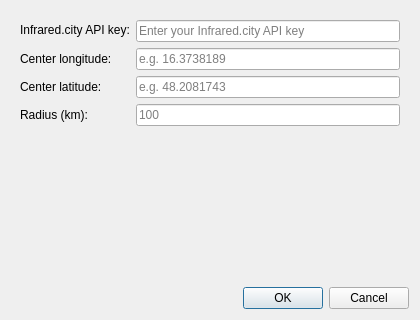
<?xml version="1.0" encoding="UTF-8"?>
<ui version="4.0">
 <class>InfraredCityFetchWeatherFileNamesDialog</class>
 <widget class="QDialog" name="InfraredFetchWeatherFileNamesDialog">
  <property name="geometry">
   <rect>
    <x>0</x>
    <y>0</y>
    <width>420</width>
    <height>320</height>
   </rect>
  </property>
  <property name="windowTitle">
   <string>Fetch closest weatherfile names</string>
  </property>

  <layout class="QVBoxLayout" name="verticalLayout">
   <!-- Form area: label + input rows -->
   <item>
    <widget class="QWidget" name="formWidget">
     <layout class="QFormLayout" name="formLayout">
      <item row="0" column="0">
       <widget class="QLabel" name="label_api_key">
        <property name="maximumSize">
         <size>
          <width>16777215</width>
          <height>19</height>
         </size>
        </property>
        <property name="text">
         <string>Infrared.city API key:</string>
        </property>
       </widget>
      </item>
      <item row="0" column="1">
       <widget class="QLineEdit" name="api_key_input">
        <property name="placeholderText">
         <string>Enter your Infrared.city API key</string>
        </property>
       </widget>
      </item>
      <item row="1" column="0">
       <widget class="QLabel" name="label_center_lon">
        <property name="text">
         <string>Center longitude:</string>
        </property>
       </widget>
      </item>
      <item row="1" column="1">
       <widget class="QLineEdit" name="longitude_input">
        <property name="placeholderText">
         <string>e.g. 16.3738189</string>
        </property>
       </widget>
      </item>

      <item row="2" column="0">
       <widget class="QLabel" name="label_center_lat">
        <property name="text">
         <string>Center latitude:</string>
        </property>
       </widget>
      </item>
      <item row="2" column="1">
       <widget class="QLineEdit" name="latitude_input">
        <property name="placeholderText">
         <string>e.g. 48.2081743</string>
        </property>
       </widget>
      </item>

      <item row="3" column="0">
       <widget class="QLabel" name="label_radius">
        <property name="text">
         <string>Radius (km):</string>
        </property>
       </widget>
      </item>
      <item row="3" column="1">
       <widget class="QLineEdit" name="radius_input">
        <property name="placeholderText">
         <string>100</string>
        </property>
       </widget>
      </item>

     </layout>
    </widget>
   </item>

   <!-- Dialog button box (OK / Cancel) -->
   <item>
    <widget class="QDialogButtonBox" name="button_box">
     <property name="orientation">
      <enum>Qt::Horizontal</enum>
     </property>
     <property name="standardButtons">
      <set>QDialogButtonBox::Cancel|QDialogButtonBox::Ok</set>
     </property>
    </widget>
   </item>
  </layout>

 </widget>
 <resources/>
 <connections/>
</ui>
